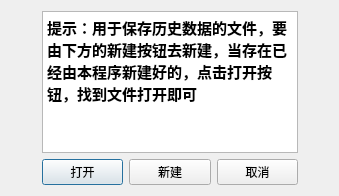
<?xml version="1.0" encoding="UTF-8"?>
<ui version="4.0">
 <class>Dialog</class>
 <widget class="QDialog" name="Dialog">
  <property name="geometry">
   <rect>
    <x>0</x>
    <y>0</y>
    <width>339</width>
    <height>196</height>
   </rect>
  </property>
  <property name="windowTitle">
   <string>Dialog</string>
  </property>
  <layout class="QGridLayout" name="gridLayout">
   <item row="2" column="1">
    <layout class="QHBoxLayout" name="horizontalLayout">
     <item>
      <widget class="QPushButton" name="dialog_open_button">
       <property name="text">
        <string>打开</string>
       </property>
      </widget>
     </item>
     <item>
      <widget class="QPushButton" name="dialog_new_button">
       <property name="text">
        <string>新建</string>
       </property>
      </widget>
     </item>
     <item>
      <widget class="QPushButton" name="dialog_cancel_button">
       <property name="text">
        <string>取消</string>
       </property>
      </widget>
     </item>
    </layout>
   </item>
   <item row="2" column="2">
    <spacer name="horizontalSpacer_2">
     <property name="orientation">
      <enum>Qt::Horizontal</enum>
     </property>
     <property name="sizeHint" stdset="0">
      <size>
       <width>0</width>
       <height>20</height>
      </size>
     </property>
    </spacer>
   </item>
   <item row="2" column="0">
    <spacer name="horizontalSpacer">
     <property name="orientation">
      <enum>Qt::Horizontal</enum>
     </property>
     <property name="sizeHint" stdset="0">
      <size>
       <width>0</width>
       <height>20</height>
      </size>
     </property>
    </spacer>
   </item>
   <item row="0" column="1">
    <spacer name="verticalSpacer">
     <property name="orientation">
      <enum>Qt::Vertical</enum>
     </property>
     <property name="sizeHint" stdset="0">
      <size>
       <width>20</width>
       <height>0</height>
      </size>
     </property>
    </spacer>
   </item>
   <item row="3" column="1">
    <spacer name="verticalSpacer_2">
     <property name="orientation">
      <enum>Qt::Vertical</enum>
     </property>
     <property name="sizeHint" stdset="0">
      <size>
       <width>20</width>
       <height>0</height>
      </size>
     </property>
    </spacer>
   </item>
   <item row="1" column="1">
    <widget class="QTextEdit" name="textEdit">
     <property name="enabled">
      <bool>true</bool>
     </property>
     <property name="minimumSize">
      <size>
       <width>27</width>
       <height>15</height>
      </size>
     </property>
     <property name="html">
      <string>&lt;!DOCTYPE HTML PUBLIC &quot;-//W3C//DTD HTML 4.0//EN&quot; &quot;http://www.w3.org/TR/REC-html40/strict.dtd&quot;&gt;
&lt;html&gt;&lt;head&gt;&lt;meta name=&quot;qrichtext&quot; content=&quot;1&quot; /&gt;&lt;meta charset=&quot;utf-8&quot; /&gt;&lt;style type=&quot;text/css&quot;&gt;
p, li { white-space: pre-wrap; }
hr { height: 1px; border-width: 0; }
li.unchecked::marker { content: &quot;\2610&quot;; }
li.checked::marker { content: &quot;\2612&quot;; }
&lt;/style&gt;&lt;/head&gt;&lt;body style=&quot; font-family:'Microsoft YaHei UI'; font-size:9pt; font-weight:400; font-style:normal;&quot;&gt;
&lt;p style=&quot; margin-top:0px; margin-bottom:0px; margin-left:0px; margin-right:0px; -qt-block-indent:0; text-indent:0px;&quot;&gt;&lt;span style=&quot; font-size:11pt; font-weight:700;&quot;&gt;提示：用于保存历史数据的文件，要由下方的新建按钮去新建，当存在已经由本程序新建好的，点击打开按钮，找到文件打开即可&lt;/span&gt;&lt;/p&gt;&lt;/body&gt;&lt;/html&gt;</string>
     </property>
    </widget>
   </item>
  </layout>
 </widget>
 <resources/>
 <connections/>
</ui>
